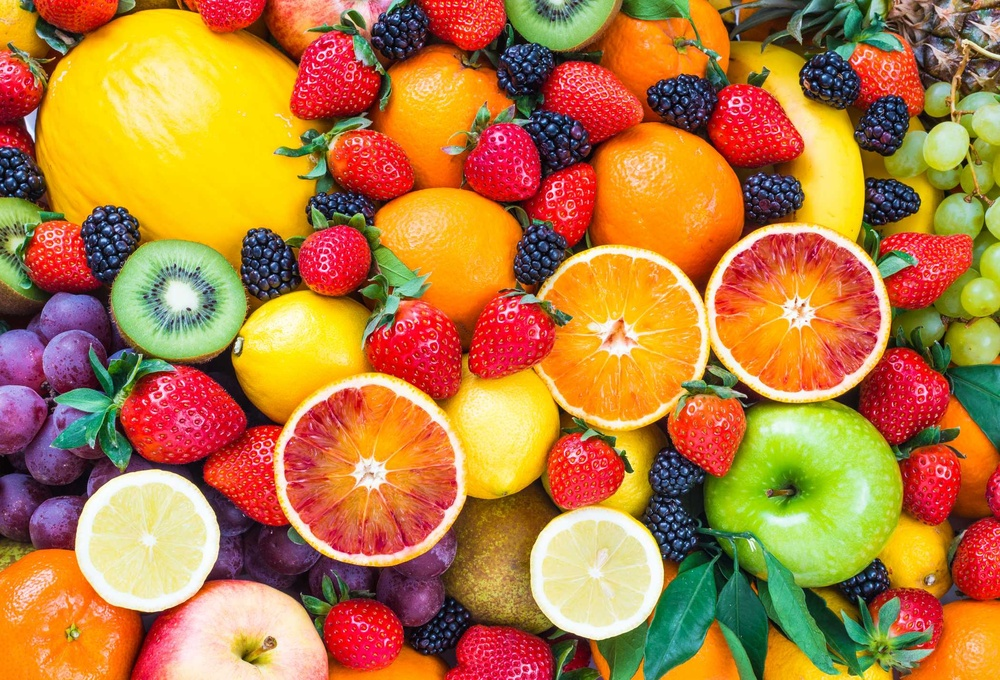
#> input picture fruit.jpg, 1000 x 680 px, shrunk from 2100 x 1427 before the run
$ jupyter execute LAB4.ipynb   (shell and % lines are left out)
#> lines starting #> are read from the running program, lines starting #| are printed output that depends on the picture; after the words box and inside, x2 and y2 are one past the last pixel; in counts of white or black regions, pixels touching at a corner belong together
THUC HANH LAB 4

[cell 1]
#1. cài đặt thư viện

[cell 2]
#2. Viết chương trình pâh vùng ảnh
#2.1 Phân vùng theo histogram
#2.1.1 Phương pháp otsu
from PIL import Image
import numpy as np
import imageio.v2 as iio
import scipy.ndimage as nd
import matplotlib.pylab as plt
from skimage.filters.thresholding import threshold_otsu

# Đọc ảnh và chuyển sang grayscale
data = Image.open('fruit.jpg').convert('L')
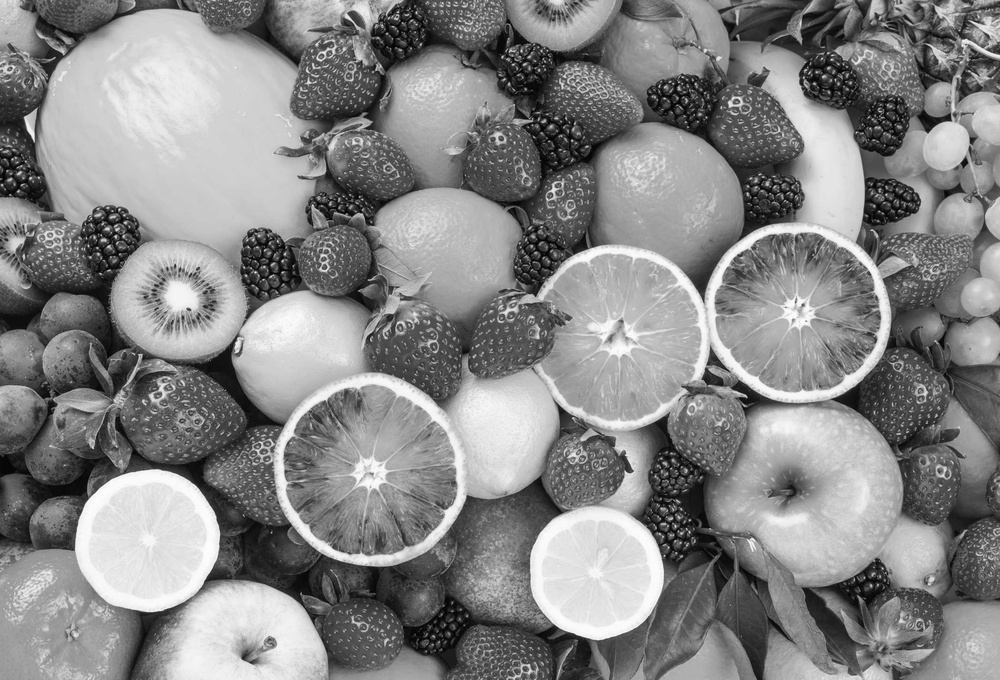
#> data: PIL image 1000x680 L; min 0, max 254, mean 134.5

# Chuyển đổi ảnh thành mảng numpy
a = np.asarray(data)

# Thực hiện phân ngưỡng Otsu
thres = threshold_otsu(a)
#> thres = 131

# Lọc các pixel có giá trị lớn hơn ngưỡng
b = a > thres
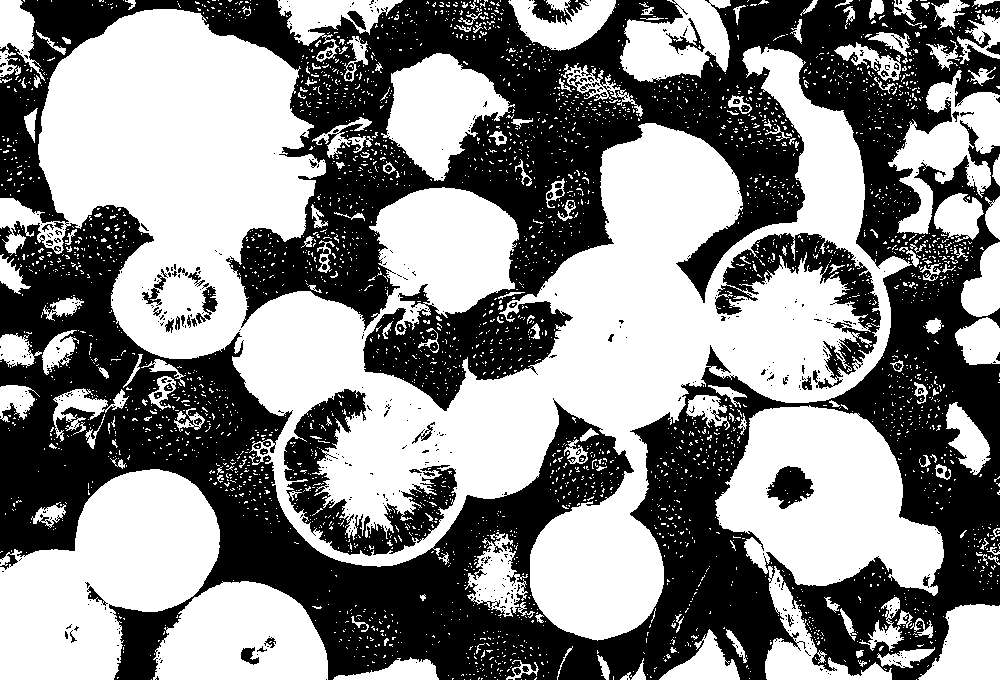
#> b: shape (680, 1000) bool; 52.8% white; 555 black regions (486 under 20 px), largest, box (x1, y1, x2, y2) and area: (0, 0, 1000, 680) 297076, (284, 389, 457, 556) 9531, (715, 233, 881, 389) 7356

# Chuyển đổi kết quả về dạng ảnh
b = Image.fromarray(b)

# Hiển thị ảnh kết quả
plt.imshow(b)
plt.show()

[cell 3]
#2.1.2 Phương pháp adaptive thresholding
from PIL import Image
import numpy as np
import imageio.v2 as iio
import scipy.ndimage as nd
import matplotlib.pylab as plt
from skimage.filters import threshold_local

# Đọc ảnh và chuyển sang grayscale
data = Image.open('fruit.jpg').convert('L')

# Chuyển đổi ảnh thành mảng numpy
a = np.asarray(data)

# Thực hiện phân ngưỡng địa phương (local thresholding)
b = threshold_local(a, 39, offset=10)
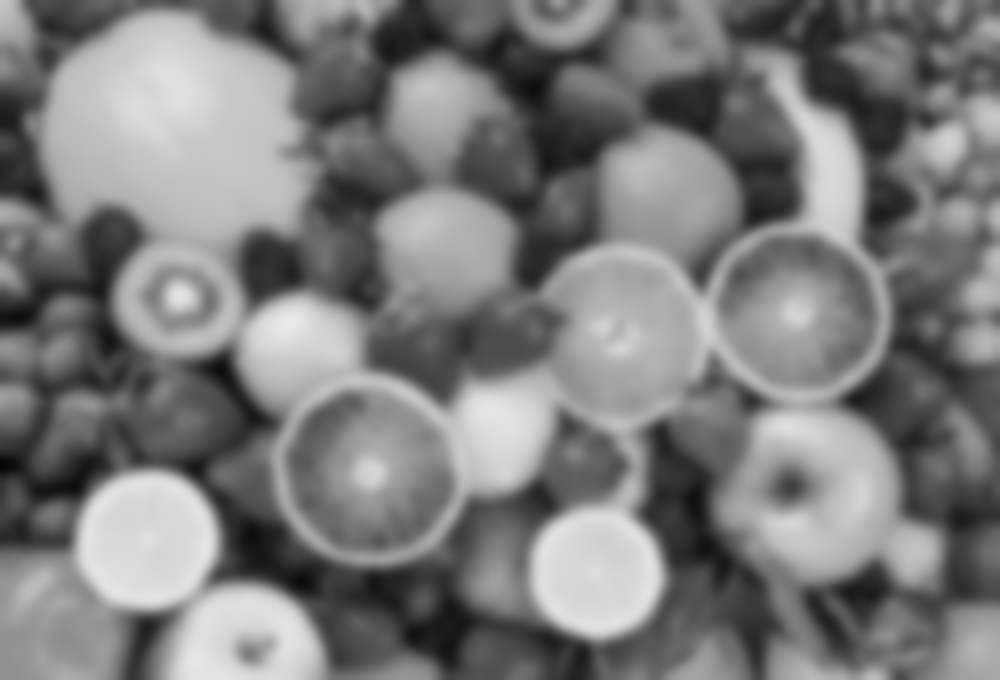
#> b: shape (680, 1000) float64; min 5.37, max 234, mean 124.5

# Chuyển đổi kết quả về dạng ảnh
b = Image.fromarray(b)
#> b: PIL image 1000x680 F

# Hiển thị ảnh kết quả
plt.imshow(b)
plt.show()

[cell 4]
#$2.3 Biến đổi đối tượng trong ảnh
#2.3.1 Sử dụng binary_dilation
import cv2
from PIL import Image
import numpy as np
import imageio.v2 as iio
import scipy.ndimage as nd
from scipy.ndimage import label
import matplotlib.pylab as plt
from skimage.filters import threshold_local

# Mở ảnh và chuyển sang grayscale
data = Image.open('anh.gif').convert('L')
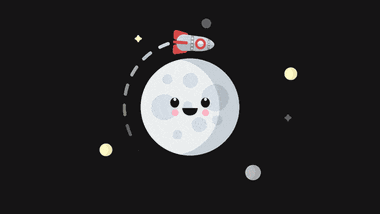
#> input picture anh.gif, 380 x 214 px, shrunk from 799 x 449 before the run
#> data: PIL image 380x214 L

# Thực hiện phép binary dilation
b = nd.binary_dilation(data, iterations=50)
#> b: shape (214, 380) bool; every value is 1

# Chuyển đổi kết quả từ mảng Boolean thành ảnh
c = Image.fromarray(b)
#> c: PIL image 380x214 1; every value is 1

# Hiển thị ảnh kết quả
c.show()
plt.imshow(c)
plt.show()
